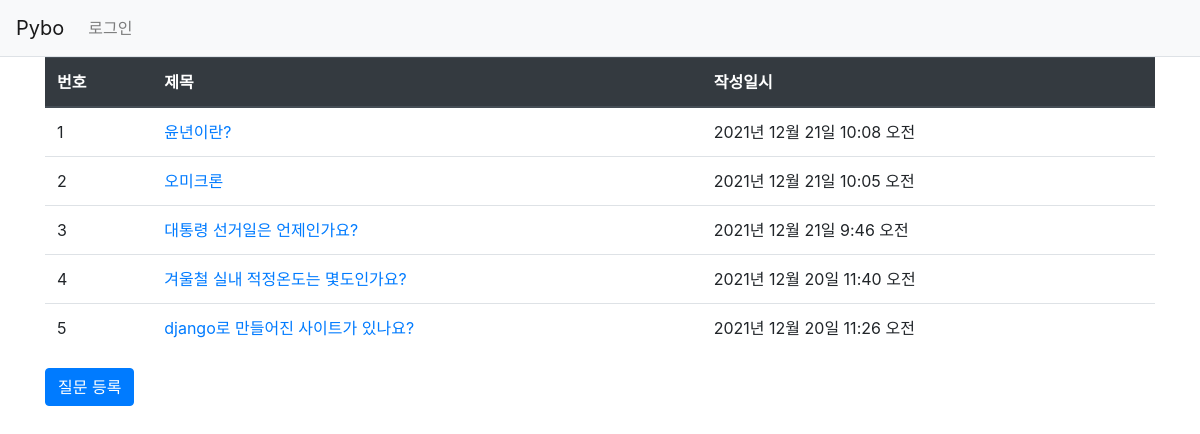
The page / on the database its author committed.
### board/models.py (models this page shows, shortened)
class Question(models.Model):
    subject = models.CharField(max_length=100)  #제목 칼럼
    content = models.TextField()                #질문 내용
    create_date = models.DateTimeField()        #질문 작성일

### board/views.py (the view)
# urls.py: path('', views.index, name='index'),
def index(request):
    question_list = Question.objects.order_by('-create_date')
    return render(request, 'board/question_list.html',
                  {'question_list':question_list})

### templates/board/question_list.html
{% extends 'base.html' %}
{% block content %}
<div class="container">
    <table class="table">
        <thead class="thead-dark">
            <tr>
                <th>번호</th><th>제목</th><th>작성일시</th>
            </tr>
        </thead>
        <tbody>
            {% if question_list %}
                {% for question in question_list  %}
                <tr>
                    <td>{{ forloop.counter }}</td>
                    <td>
                        <a href="{% url 'board:detail' question.id %}">
                            {{ question.subject }}
                        </a>
                    </td>
                    <td>{{ question.create_date }}</td>
                </tr>
                {% endfor %}
                {% else %}
                <p>질문이 없습니다.</p>
                {% endif %}
        </tbody>
    </table>
    <a class="btn btn-primary"
       href="{% url 'board:question_create' %}">질문 등록</a>
</div>
{% endblock %}

### rows shown on the page
Question: subject "윤년이란?", create_date "2021년 12월 21일 10:08 오전"
Question: subject "오미크론", create_date "2021년 12월 21일 10:05 오전"
Question: subject "대통령 선거일은 언제인가요?", create_date "2021년 12월 21일 9:46 오전"
Question: subject "겨울철 실내 적정온도는 몇도인가요?", create_date "2021년 12월 20일 11:40 오전"
Question: subject "django로 만들어진 사이트가 있나요?", create_date "2021년 12월 20일 11:26 오전"
